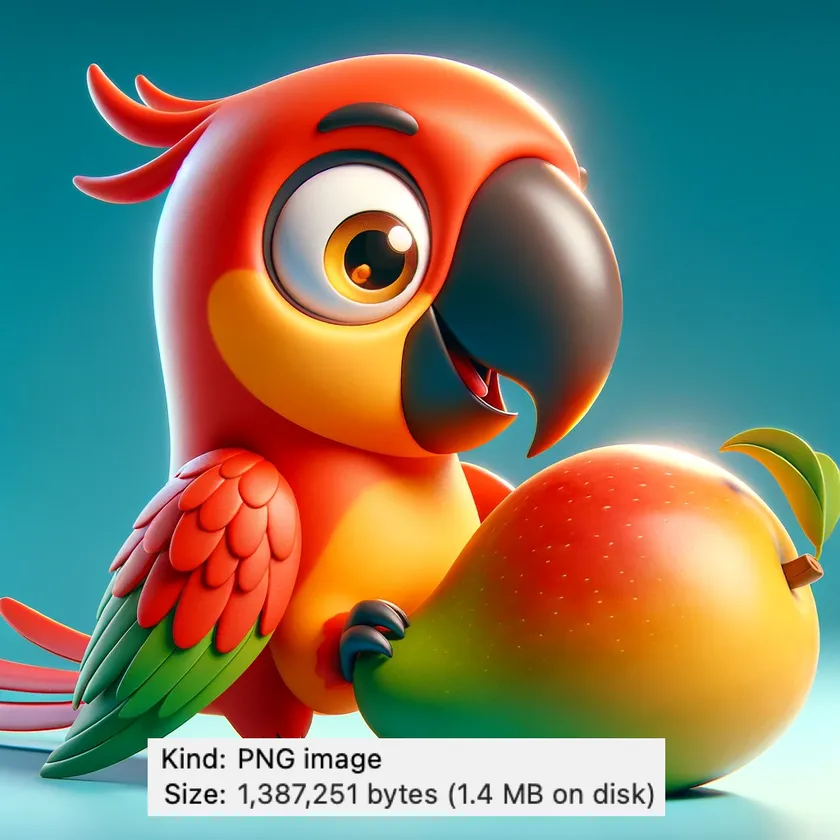
#> input picture A6/Macaw.webp, 840 x 840 px, shrunk from 1024 x 1024 before the run
$ jupyter execute E3.ipynb
#> lines starting #> are read from the running program, lines starting #| are printed output that depends on the picture
# Q1 - Visualize Macaw

[cell 1]
import matplotlib.pyplot as plt
from skimage import io

img_path = 'Macaw.webp'
img = io.imread(img_path)
#> img is the input picture: shape (840, 840, 3); mean R, G, B 125.5, 126.9, 106.3

plt.imshow(img)
plt.title('Macaw - Original Image')
plt.axis('off')
plt.show()

# Q2 Image Segmentation

[cell 2]
# 1. Flatten the image, each row represents a pixel's RGB values
img_flatten = img.reshape(-1, 3)

# 2. Perform KMeans clustering for k=2, 4, 8
from sklearn.cluster import KMeans
k_values = [2, 4, 8]
kmeans_models = []
for k in k_values:
    kmeans = KMeans(n_clusters=k, random_state=0).fit(img_flatten)
    kmeans_models.append(kmeans)
#> after the loop, kmeans_models = 3 items

# 3. Replace each pixel's RGB value with the centroid to create a segmented image
segmented_imgs = []
for kmeans in kmeans_models:
    segmented_img = kmeans.cluster_centers_[kmeans.labels_.astype(int)]  # Fix applied here
    segmented_imgs.append(segmented_img.reshape(img.shape))
#> this loop made 3 passes
#> after the loop, segmented_imgs = 3 items

# 4. Display the segmented images along with the original image
import matplotlib.pyplot as plt

fig, axes = plt.subplots(1, 4, figsize=(15, 5))
axes[0].imshow(img)
axes[0].set_title('Original Image')
axes[0].axis('off')

for i, k in enumerate(k_values):
    axes[i+1].imshow(segmented_imgs[i].astype('uint8'))  # Ensure correct data type for RGB values
    axes[i+1].set_title(f'Segmented Image (k={k})')
    axes[i+1].axis('off')

plt.tight_layout()
plt.show()
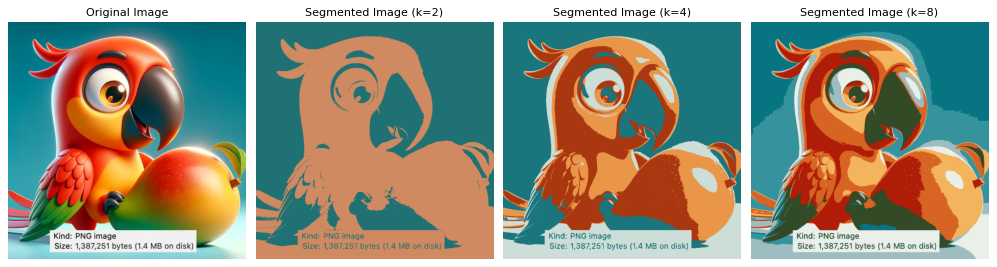
#> figure drawn by matplotlib, 4 panels


$ run again, with A6/E3.png saved as A6/Macaw.webp
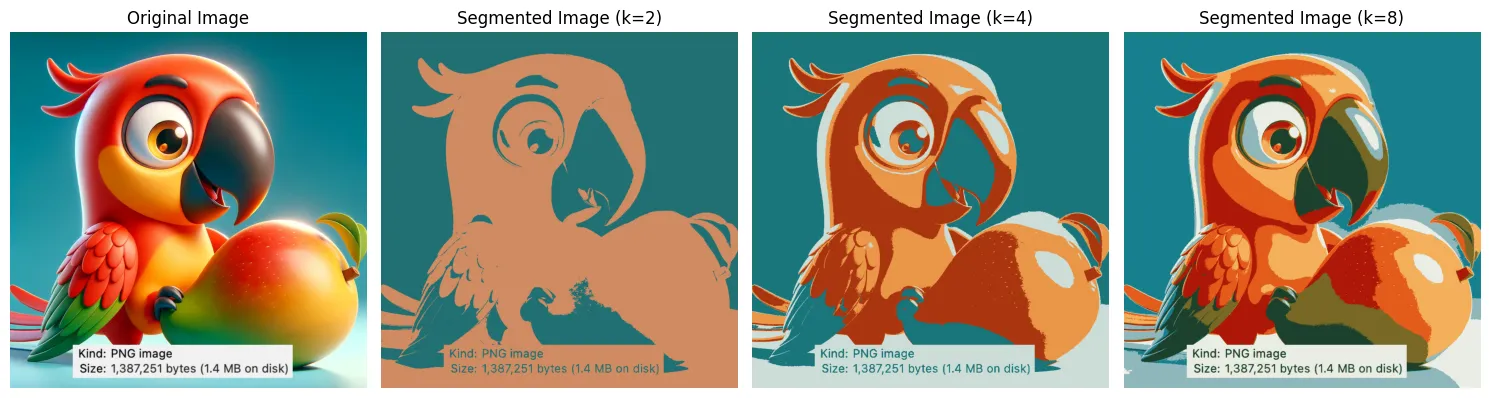
#> input picture A6/E3.png, 1489 x 398 px
#> img is the input picture: shape (398, 1489, 3); mean R, G, B 142.4, 143.3, 125.6
#> after the loop `for k in k_values:`: kmeans_models = 3 items
#> the loop `for kmeans in kmeans_models:` made 3 passes
#> `plt.show()`:
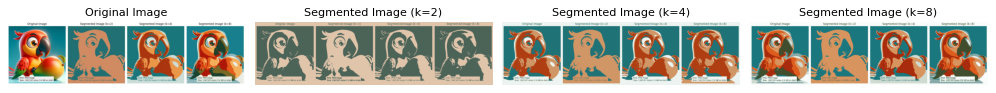
#> figure drawn by matplotlib, 4 panels
